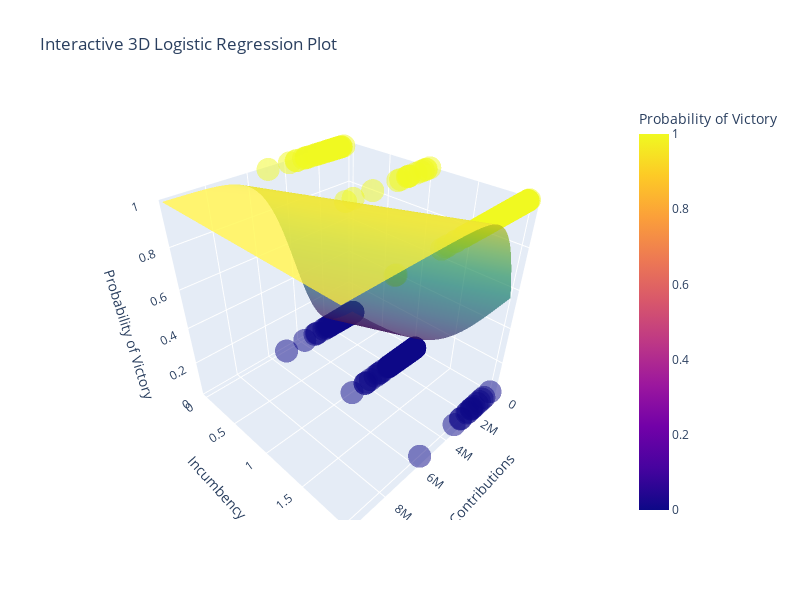

The notebook cell saved with this chart:
### Code cell
import plotly.express as px
import plotly.graph_objects as go

h = house.copy(deep=True)
h['inc'] = h['inc'].map(inc_map)

X = h[['tot_rec', 'inc']]
X = sm.add_constant(X)
y = h['winner']
logit_model = sm.Logit(y, X).fit()

tot_rec_range = np.linspace(0, 10000000, 100)  # Limit tot_rec to exclude 3 outliers above $10,000,000 for legibility
inc_range = np.linspace(h['inc'].min(), h['inc'].max(), 100)
tot_rec_grid, inc_grid = np.meshgrid(tot_rec_range, inc_range)

X_new = pd.DataFrame({'const': 1, 'tot_rec': tot_rec_grid.ravel(), 'inc': inc_grid.ravel()})
y_pred = logit_model.predict(X_new).values.reshape(tot_rec_grid.shape)

plot_data = h[h['tot_rec'] <= 10000000]  # Exclude rows where tot_rec exceeds 10 million

fig = px.scatter_3d(plot_data, x='tot_rec', y='inc', z='winner', opacity=0.5, color='winner', 
                    labels={'tot_rec': 'Contributions', 'inc': 'Incumbency','winner': 'Probability of Victory'},
                    title="Interactive 3D Logistic Regression Plot")

fig.add_trace(go.Surface(x=tot_rec_range, y=inc_range, z=y_pred, opacity=0.7, colorscale='Viridis', showscale=False))

fig.update_layout(
    scene=dict(
        xaxis_title="Contributions",
        yaxis_title="Incumbency",
        zaxis_title="Probability of Victory",
        zaxis=dict(range=[0, 1]),
        xaxis=dict(range=[0, 10000000])  # Restrict tot_rec range for display
    ),
    width=800,
    height=600
)

fig.show()

### Figure 1 — Plotly figure (JSON) as saved in the notebook; plotly's stock layout.template omitted (floating-point values rounded to 4 significant figures; data arrays with more than 128 entries replaced by an {"elided": "..."} marker saying what was removed)
{"data": [{"hovertemplate": "Contributions=%{x}<br>Incumbency=%{y}<br>Probability of Victory=%{marker.color}<extra></extra>", "legendgroup": "", "marker": {"color": {"elided": "1382 int values"}, "coloraxis": "coloraxis", "opacity": 0.5, "symbol": "circle"}, "mode": "markers", "name": "", "scene": "scene", "showlegend": false, "type": "scatter3d", "x": {"elided": "1382 float values"}, "y": {"elided": "1382 int values"}, "z": {"elided": "1382 int values"}}, {"colorscale": [[0, "#440154"], [0.1111, "#482878"], [0.2222, "#3e4989"], [0.3333, "#31688e"], [0.4444, "#26828e"], [0.5556, "#1f9e89"], [0.6667, "#35b779"], [0.7778, "#6ece58"], [0.8889, "#b5de2b"], [1, "#fde725"]], "opacity": 0.7, "showscale": false, "type": "surface", "x": [0, 101000.0, 202000.0, 303000.0, 404000.0, 505100.0, 606100.0, 707100.0, 808100.0, 909100.0, 1010000.0, 1111000.0, 1212000.0, 1313000.0, 1414000.0, 1515000.0, 1616000.0, 1717000.0, 1818000.0, 1919000.0, 2020000.0, 2121000.0, 2222000.0, 2323000.0, 2424000.0, 2525000.0, 2626000.0, 2727000.0, 2828000.0, 2929000.0, 3030000.0, 3131000.0, 3232000.0, 3333000.0, 3434000.0, 3535000.0, 3636000.0, 3737000.0, 3838000.0, 3939000.0, 4040000.0, 4141000.0, 4242000.0, 4343000.0, 4444000.0, 4545000.0, 4646000.0, 4747000.0, 4848000.0, 4949000.0, 5051000.0, 5152000.0, 5253000.0, 5354000.0, 5455000.0, 5556000.0, 5657000.0, 5758000.0, 5859000.0, 5960000.0, 6061000.0, 6162000.0, 6263000.0, 6364000.0, 6465000.0, 6566000.0, 6667000.0, 6768000.0, 6869000.0, 6970000.0, 7071000.0, 7172000.0, 7273000.0, 7374000.0, 7475000.0, 7576000.0, 7677000.0, 7778000.0, 7879000.0, 7980000.0, 8081000.0, 8182000.0, 8283000.0, 8384000.0, 8485000.0, 8586000.0, 8687000.0, 8788000.0, 8889000.0, 8990000.0, 9091000.0, 9192000.0, 9293000.0, 9394000.0, 9495000.0, 9596000.0, 9697000.0, 9798000.0, 9899000.0, 10000000], "y": [0, 0.0202, 0.0404, 0.06061, 0.08081, 0.101, 0.1212, 0.1414, 0.1616, 0.1818, 0.202, 0.2222, 0.2424, 0.2626, 0.2828, 0.303, 0.3232, 0.3434, 0.3636, 0.3838, 0.404, 0.4242, 0.4444, 0.4646, 0.4848, 0.5051, 0.5253, 0.5455, 0.5657, 0.5859, 0.6061, 0.6263, 0.6465, 0.6667, 0.6869, 0.7071, 0.7273, 0.7475, 0.7677, 0.7879, 0.8081, 0.8283, 0.8485, 0.8687, 0.8889, 0.9091, 0.9293, 0.9495, 0.9697, 0.9899, 1.01, 1.03, 1.051, 1.071, 1.091, 1.111, 1.131, 1.152, 1.172, 1.192, 1.212, 1.232, 1.253, 1.273, 1.293, 1.313, 1.333, 1.354, 1.374, 1.394, 1.414, 1.434, 1.455, 1.475, 1.495, 1.515, 1.535, 1.556, 1.576, 1.596, 1.616, 1.636, 1.657, 1.677, 1.697, 1.717, 1.737, 1.758, 1.778, 1.798, 1.818, 1.838, 1.859, 1.879, 1.899, 1.919, 1.939, 1.96, 1.98, 2], "z": {"elided": "100x100 float values"}}], "layout": {"coloraxis": {"colorbar": {"title": {"text": "Probability of Victory"}}, "colorscale": [[0, "#0d0887"], [0.1111, "#46039f"], [0.2222, "#7201a8"], [0.3333, "#9c179e"], [0.4444, "#bd3786"], [0.5556, "#d8576b"], [0.6667, "#ed7953"], [0.7778, "#fb9f3a"], [0.8889, "#fdca26"], [1, "#f0f921"]]}, "height": 600, "legend": {"tracegroupgap": 0}, "scene": {"domain": {"x": [0, 1], "y": [0, 1]}, "xaxis": {"range": [0, 10000000], "title": {"text": "Contributions"}}, "yaxis": {"title": {"text": "Incumbency"}}, "zaxis": {"range": [0, 1], "title": {"text": "Probability of Victory"}}}, "title": {"text": "Interactive 3D Logistic Regression Plot"}, "width": 800}}
